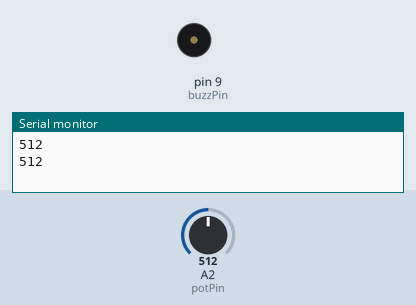
A sketch run on a simulated Arduino Uno, built with avr-gcc and run on an emulated ATmega328P. Shown: buzzer (waves = sounding, pin HIGH), the last lines printed to the serial monitor. The inputs (shaded band) are chosen by the test bench; at power-on: A2 (potPin) = 512.

Above: at 1.8 s.
1.9 s: A2 (potPin) set to 487
At 2.9 s:
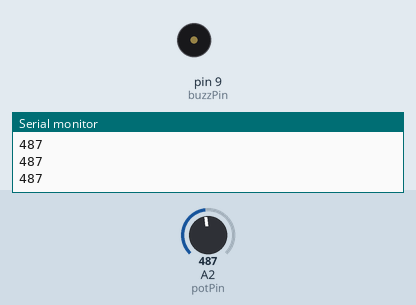
3.4 s: A2 (potPin) set to 510
At 3.8 s:
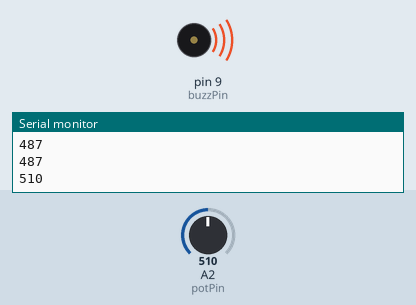
7.4 s: A2 (potPin) set to 490
At 8.2 s:
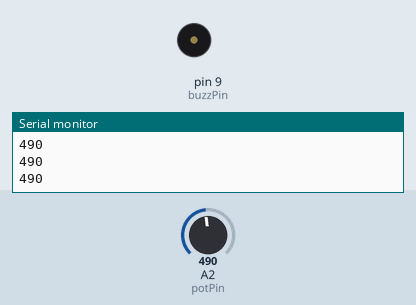
8.9 s: A2 (potPin) set to 511
At 9.3 s:
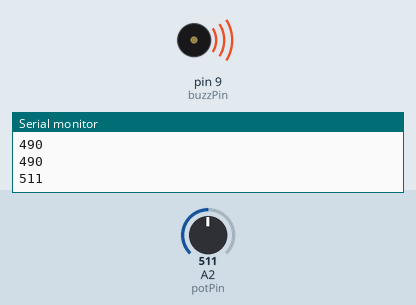
Timing chart, 0 to 13.9 s (numbered marks = the images above; inputs shaded):
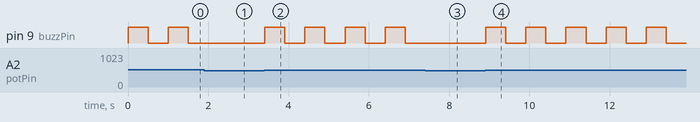

The sketch:

buzzer.ino
```cpp
int buzzPin=9;
int dt=500;
int dt2=50;
int potval=0;
int potPin=A2;

void setup() {
  // put your setup code here, to run once:
  pinMode(buzzPin, OUTPUT);
  Serial.begin(9600);
  pinMode(potPin, INPUT);
}

void buzz(){
    digitalWrite(buzzPin, HIGH);
    delay(dt);
    digitalWrite(buzzPin, LOW);
    delay(dt);
}

void loop() {
  // put your main code here, to run repeatedly:
  potval = analogRead(potPin);
  Serial.println(potval);

  while(potval>500){
    buzz();
    potval = analogRead(potPin);
    Serial.println(potval);
  }

}
```

Measured:
- the behaviour switches between 501 and 500 on A2 (potPin) (found by bisection; images 0 and 1)
- after the input at 1.9 s, pin 9 (buzzPin): stays LOW (without the input it goes to HIGH after 0.10 s)
- after the input at 3.4 s, pin 9 (buzzPin): alternates HIGH for 0.50 s and LOW for 0.50 s, starting at once
- after the input at 7.4 s, pin 9 (buzzPin): stays LOW (without the input it goes to HIGH after 0.01 s)
- after the input at 8.9 s, pin 9 (buzzPin): alternates HIGH for 0.50 s and LOW for 0.50 s, starting at once
- by itself, pin 9 (buzzPin): alternates HIGH for 0.50 s and LOW for 0.50 s
